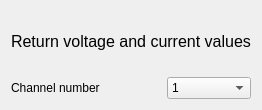
            <widget class="QWidget" name="tab_E36312A_query_parameter">
             <attribute name="title">
              <string>Query parameter</string>
             </attribute>
             <layout class="QFormLayout" name="formLayout_19">
              <item row="0" column="0" colspan="2">
               <widget class="QLabel" name="label_79">
                <property name="minimumSize">
                 <size>
                  <width>0</width>
                  <height>60</height>
                 </size>
                </property>
                <property name="font">
                 <font>
                  <family>Arial</family>
                  <pointsize>12</pointsize>
                  <weight>50</weight>
                  <italic>false</italic>
                  <bold>false</bold>
                 </font>
                </property>
                <property name="styleSheet">
                 <string notr="true">font: 12pt &quot;Arial&quot;;</string>
                </property>
                <property name="text">
                 <string>Return voltage and current values</string>
                </property>
               </widget>
              </item>
              <item row="1" column="0">
               <widget class="QLabel" name="label_80">
                <property name="minimumSize">
                 <size>
                  <width>150</width>
                  <height>0</height>
                 </size>
                </property>
                <property name="maximumSize">
                 <size>
                  <width>200</width>
                  <height>16777215</height>
                 </size>
                </property>
                <property name="text">
                 <string>Channel number</string>
                </property>
               </widget>
              </item>
              <item row="1" column="1">
               <widget class="QComboBox" name="comboBox_E36312A_query_parameter_channel">
                <property name="sizeAdjustPolicy">
                 <enum>QComboBox::AdjustToContentsOnFirstShow</enum>
                </property>
                <item>
                 <property name="text">
                  <string>1</string>
                 </property>
                </item>
                <item>
                 <property name="text">
                  <string>2</string>
                 </property>
                </item>
                <item>
                 <property name="text">
                  <string>3</string>
                 </property>
                </item>
               </widget>
              </item>
             </layout>
            </widget>
